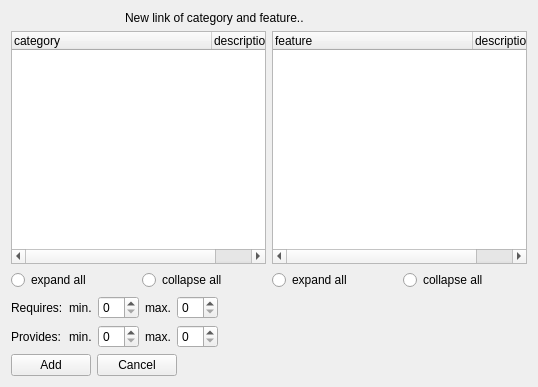
<?xml version="1.0" encoding="UTF-8"?>
<ui version="4.0">
 <class>categories_features_add_form</class>
 <widget class="QWidget" name="categories_features_add">
  <property name="geometry">
   <rect>
    <x>0</x>
    <y>0</y>
    <width>538</width>
    <height>387</height>
   </rect>
  </property>
  <property name="windowTitle">
   <string>Add a category/feature link</string>
  </property>
  <layout class="QGridLayout" name="gridLayout">
   <item row="5" column="0">
    <layout class="QHBoxLayout" name="horizontalLayout">
     <item>
      <widget class="QPushButton" name="link">
       <property name="text">
        <string>Add</string>
       </property>
       <property name="form" stdset="0">
        <string notr="true">_CLOSE_</string>
       </property>
       <property name="action" stdset="0">
        <string notr="true">createCategoryFeature CategoryFeature {category_id={category.selected}; feature_id={feature.selected}; min_requires{{main.min_requires}}; max_requires{{main.max_requires}}; min_provides{{main.min_provides}}; max_provides{{main.max_provides}}}</string>
       </property>
      </widget>
     </item>
     <item>
      <widget class="QPushButton" name="cancel">
       <property name="text">
        <string>Cancel</string>
       </property>
       <property name="form" stdset="0">
        <string notr="true">_CLOSE_</string>
       </property>
      </widget>
     </item>
     <item>
      <spacer name="horizontalSpacer">
       <property name="orientation">
        <enum>Qt::Horizontal</enum>
       </property>
       <property name="sizeHint" stdset="0">
        <size>
         <width>40</width>
         <height>20</height>
        </size>
       </property>
      </spacer>
     </item>
    </layout>
   </item>
   <item row="0" column="0">
    <layout class="QHBoxLayout" name="horizontalLayout_2">
     <item>
      <widget class="QLabel" name="label_2">
       <property name="maximumSize">
        <size>
         <width>32</width>
         <height>32</height>
        </size>
       </property>
       <property name="text">
        <string/>
       </property>
       <property name="pixmap">
        <pixmap resource="../configurator.qrc">:/images/folders.png</pixmap>
       </property>
      </widget>
     </item>
     <item>
      <widget class="QLabel" name="label_3">
       <property name="maximumSize">
        <size>
         <width>32</width>
         <height>32</height>
        </size>
       </property>
       <property name="text">
        <string/>
       </property>
       <property name="pixmap">
        <pixmap resource="../configurator.qrc">:/images/link_add.png</pixmap>
       </property>
      </widget>
     </item>
     <item>
      <widget class="QLabel" name="label_4">
       <property name="maximumSize">
        <size>
         <width>32</width>
         <height>32</height>
        </size>
       </property>
       <property name="text">
        <string/>
       </property>
       <property name="pixmap">
        <pixmap resource="../configurator.qrc">:/images/chart_organisation.png</pixmap>
       </property>
      </widget>
     </item>
     <item>
      <widget class="QLabel" name="label">
       <property name="text">
        <string>New link of category and feature..</string>
       </property>
      </widget>
     </item>
    </layout>
   </item>
   <item row="2" column="0">
    <layout class="QGridLayout" name="gridLayout_2">
     <item row="2" column="1">
      <layout class="QHBoxLayout" name="horizontalLayout_4">
       <item>
        <widget class="QRadioButton" name="ignore_expand_feats">
         <property name="text">
          <string>expand all</string>
         </property>
        </widget>
       </item>
       <item>
        <widget class="QRadioButton" name="ignore_collapse_feats">
         <property name="text">
          <string>collapse all</string>
         </property>
        </widget>
       </item>
      </layout>
     </item>
     <item row="0" column="1">
      <widget class="QTreeWidget" name="feature">
       <property name="itemsExpandable">
        <bool>true</bool>
       </property>
       <property name="action" stdset="0">
        <string notr="true">FeatureHierarchyRequest feature {id=1}</string>
       </property>
       <attribute name="headerDefaultSectionSize">
        <number>200</number>
       </attribute>
       <column>
        <property name="text">
         <string>feature</string>
        </property>
       </column>
       <column>
        <property name="text">
         <string>description</string>
        </property>
       </column>
      </widget>
     </item>
     <item row="0" column="0">
      <widget class="QTreeWidget" name="category">
       <property name="itemsExpandable">
        <bool>true</bool>
       </property>
       <property name="action" stdset="0">
        <string notr="true">CategoryHierarchyRequest category {id=1}</string>
       </property>
       <attribute name="headerDefaultSectionSize">
        <number>200</number>
       </attribute>
       <column>
        <property name="text">
         <string>category</string>
        </property>
       </column>
       <column>
        <property name="text">
         <string>description</string>
        </property>
       </column>
      </widget>
     </item>
     <item row="2" column="0">
      <layout class="QHBoxLayout" name="horizontalLayout_3">
       <item>
        <widget class="QRadioButton" name="ignore_expand_category">
         <property name="text">
          <string>expand all</string>
         </property>
        </widget>
       </item>
       <item>
        <widget class="QRadioButton" name="ignore_collapse_cats">
         <property name="text">
          <string>collapse all</string>
         </property>
        </widget>
       </item>
      </layout>
     </item>
    </layout>
   </item>
   <item row="3" column="0">
    <layout class="QFormLayout" name="formLayout">
     <property name="fieldGrowthPolicy">
      <enum>QFormLayout::AllNonFixedFieldsGrow</enum>
     </property>
     <item row="1" column="0">
      <widget class="QLabel" name="label_requires">
       <property name="text">
        <string>Requires:</string>
       </property>
      </widget>
     </item>
     <item row="1" column="1">
      <layout class="QHBoxLayout" name="horizontalLayout_5">
       <item>
        <widget class="QLabel" name="label_min_requires">
         <property name="text">
          <string>min.</string>
         </property>
         <property name="buddy">
          <cstring>min_requires</cstring>
         </property>
        </widget>
       </item>
       <item>
        <widget class="QSpinBox" name="min_requires"/>
       </item>
       <item>
        <widget class="QLabel" name="label_max_requires">
         <property name="text">
          <string>max.</string>
         </property>
         <property name="buddy">
          <cstring>max_requires</cstring>
         </property>
        </widget>
       </item>
       <item>
        <widget class="QSpinBox" name="max_requires"/>
       </item>
       <item>
        <spacer name="horizontalSpacer_2">
         <property name="orientation">
          <enum>Qt::Horizontal</enum>
         </property>
         <property name="sizeHint" stdset="0">
          <size>
           <width>40</width>
           <height>20</height>
          </size>
         </property>
        </spacer>
       </item>
      </layout>
     </item>
     <item row="2" column="0">
      <widget class="QLabel" name="label_7">
       <property name="text">
        <string>Provides:</string>
       </property>
      </widget>
     </item>
     <item row="2" column="1">
      <layout class="QHBoxLayout" name="horizontalLayout_6">
       <item>
        <widget class="QLabel" name="label_min_provides">
         <property name="text">
          <string>min.</string>
         </property>
         <property name="buddy">
          <cstring>min_provides</cstring>
         </property>
        </widget>
       </item>
       <item>
        <widget class="QSpinBox" name="min_provides"/>
       </item>
       <item>
        <widget class="QLabel" name="label_max_provides">
         <property name="text">
          <string>max.</string>
         </property>
         <property name="buddy">
          <cstring>max_provides</cstring>
         </property>
        </widget>
       </item>
       <item>
        <widget class="QSpinBox" name="max_provides"/>
       </item>
       <item>
        <spacer name="horizontalSpacer_3">
         <property name="orientation">
          <enum>Qt::Horizontal</enum>
         </property>
         <property name="sizeHint" stdset="0">
          <size>
           <width>40</width>
           <height>20</height>
          </size>
         </property>
        </spacer>
       </item>
      </layout>
     </item>
    </layout>
   </item>
  </layout>
 </widget>
 <tabstops>
  <tabstop>category</tabstop>
  <tabstop>ignore_expand_category</tabstop>
  <tabstop>ignore_collapse_cats</tabstop>
  <tabstop>feature</tabstop>
  <tabstop>ignore_expand_feats</tabstop>
  <tabstop>ignore_collapse_feats</tabstop>
  <tabstop>min_requires</tabstop>
  <tabstop>max_requires</tabstop>
  <tabstop>min_provides</tabstop>
  <tabstop>max_provides</tabstop>
  <tabstop>link</tabstop>
  <tabstop>cancel</tabstop>
 </tabstops>
 <resources>
  <include location="../configurator.qrc"/>
  <include location="../configurator.qrc"/>
 </resources>
 <connections>
  <connection>
   <sender>ignore_expand_category</sender>
   <signal>clicked()</signal>
   <receiver>category</receiver>
   <slot>expandAll()</slot>
   <hints>
    <hint type="sourcelabel">
     <x>44</x>
     <y>267</y>
    </hint>
    <hint type="destinationlabel">
     <x>47</x>
     <y>172</y>
    </hint>
   </hints>
  </connection>
  <connection>
   <sender>ignore_collapse_cats</sender>
   <signal>clicked()</signal>
   <receiver>category</receiver>
   <slot>collapseAll()</slot>
   <hints>
    <hint type="sourcelabel">
     <x>264</x>
     <y>267</y>
    </hint>
    <hint type="destinationlabel">
     <x>159</x>
     <y>172</y>
    </hint>
   </hints>
  </connection>
  <connection>
   <sender>ignore_expand_feats</sender>
   <signal>clicked()</signal>
   <receiver>feature</receiver>
   <slot>expandAll()</slot>
   <hints>
    <hint type="sourcelabel">
     <x>396</x>
     <y>267</y>
    </hint>
    <hint type="destinationlabel">
     <x>305</x>
     <y>172</y>
    </hint>
   </hints>
  </connection>
  <connection>
   <sender>ignore_collapse_feats</sender>
   <signal>clicked()</signal>
   <receiver>feature</receiver>
   <slot>collapseAll()</slot>
   <hints>
    <hint type="sourcelabel">
     <x>526</x>
     <y>267</y>
    </hint>
    <hint type="destinationlabel">
     <x>446</x>
     <y>172</y>
    </hint>
   </hints>
  </connection>
 </connections>
</ui>
